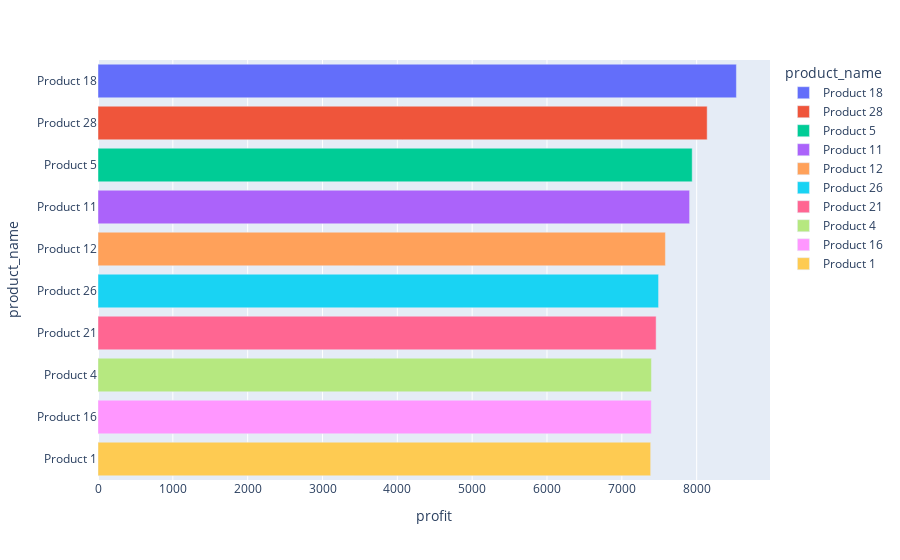

Notebook code for this chart:
### Code cell
px.bar(data_frame=top_margin,y='product_name',x='profit',color='product_name').update_yaxes(categoryorder = 'total ascending')

### Figure 1 — Plotly figure (JSON) as saved in the notebook; plotly's stock layout.template omitted (floating-point values rounded to 4 significant figures)
{"data": [{"hovertemplate": "product_name=%{y}<br>profit=%{x}<extra></extra>", "legendgroup": "Product 18", "marker": {"color": "#636efa", "pattern": {"shape": ""}}, "name": "Product 18", "orientation": "h", "showlegend": true, "textposition": "auto", "type": "bar", "x": [8531.0], "xaxis": "x", "y": ["Product 18"], "yaxis": "y"}, {"hovertemplate": "product_name=%{y}<br>profit=%{x}<extra></extra>", "legendgroup": "Product 28", "marker": {"color": "#EF553B", "pattern": {"shape": ""}}, "name": "Product 28", "orientation": "h", "showlegend": true, "textposition": "auto", "type": "bar", "x": [8140.0], "xaxis": "x", "y": ["Product 28"], "yaxis": "y"}, {"hovertemplate": "product_name=%{y}<br>profit=%{x}<extra></extra>", "legendgroup": "Product 5", "marker": {"color": "#00cc96", "pattern": {"shape": ""}}, "name": "Product 5", "orientation": "h", "showlegend": true, "textposition": "auto", "type": "bar", "x": [7940.0], "xaxis": "x", "y": ["Product 5"], "yaxis": "y"}, {"hovertemplate": "product_name=%{y}<br>profit=%{x}<extra></extra>", "legendgroup": "Product 11", "marker": {"color": "#ab63fa", "pattern": {"shape": ""}}, "name": "Product 11", "orientation": "h", "showlegend": true, "textposition": "auto", "type": "bar", "x": [7906.0], "xaxis": "x", "y": ["Product 11"], "yaxis": "y"}, {"hovertemplate": "product_name=%{y}<br>profit=%{x}<extra></extra>", "legendgroup": "Product 12", "marker": {"color": "#FFA15A", "pattern": {"shape": ""}}, "name": "Product 12", "orientation": "h", "showlegend": true, "textposition": "auto", "type": "bar", "x": [7583.0], "xaxis": "x", "y": ["Product 12"], "yaxis": "y"}, {"hovertemplate": "product_name=%{y}<br>profit=%{x}<extra></extra>", "legendgroup": "Product 26", "marker": {"color": "#19d3f3", "pattern": {"shape": ""}}, "name": "Product 26", "orientation": "h", "showlegend": true, "textposition": "auto", "type": "bar", "x": [7491.0], "xaxis": "x", "y": ["Product 26"], "yaxis": "y"}, {"hovertemplate": "product_name=%{y}<br>profit=%{x}<extra></extra>", "legendgroup": "Product 21", "marker": {"color": "#FF6692", "pattern": {"shape": ""}}, "name": "Product 21", "orientation": "h", "showlegend": true, "textposition": "auto", "type": "bar", "x": [7458.0], "xaxis": "x", "y": ["Product 21"], "yaxis": "y"}, {"hovertemplate": "product_name=%{y}<br>profit=%{x}<extra></extra>", "legendgroup": "Product 4", "marker": {"color": "#B6E880", "pattern": {"shape": ""}}, "name": "Product 4", "orientation": "h", "showlegend": true, "textposition": "auto", "type": "bar", "x": [7396.0], "xaxis": "x", "y": ["Product 4"], "yaxis": "y"}, {"hovertemplate": "product_name=%{y}<br>profit=%{x}<extra></extra>", "legendgroup": "Product 16", "marker": {"color": "#FF97FF", "pattern": {"shape": ""}}, "name": "Product 16", "orientation": "h", "showlegend": true, "textposition": "auto", "type": "bar", "x": [7393.0], "xaxis": "x", "y": ["Product 16"], "yaxis": "y"}, {"hovertemplate": "product_name=%{y}<br>profit=%{x}<extra></extra>", "legendgroup": "Product 1", "marker": {"color": "#FECB52", "pattern": {"shape": ""}}, "name": "Product 1", "orientation": "h", "showlegend": true, "textposition": "auto", "type": "bar", "x": [7385.0], "xaxis": "x", "y": ["Product 1"], "yaxis": "y"}], "layout": {"barmode": "relative", "legend": {"title": {"text": "product_name"}, "tracegroupgap": 0}, "margin": {"t": 60}, "xaxis": {"anchor": "y", "domain": [0, 1], "title": {"text": "profit"}}, "yaxis": {"anchor": "x", "categoryarray": ["Product 1", "Product 16", "Product 4", "Product 21", "Product 26", "Product 12", "Product 11", "Product 5", "Product 28", "Product 18"], "categoryorder": "total ascending", "domain": [0, 1], "title": {"text": "product_name"}}}}
